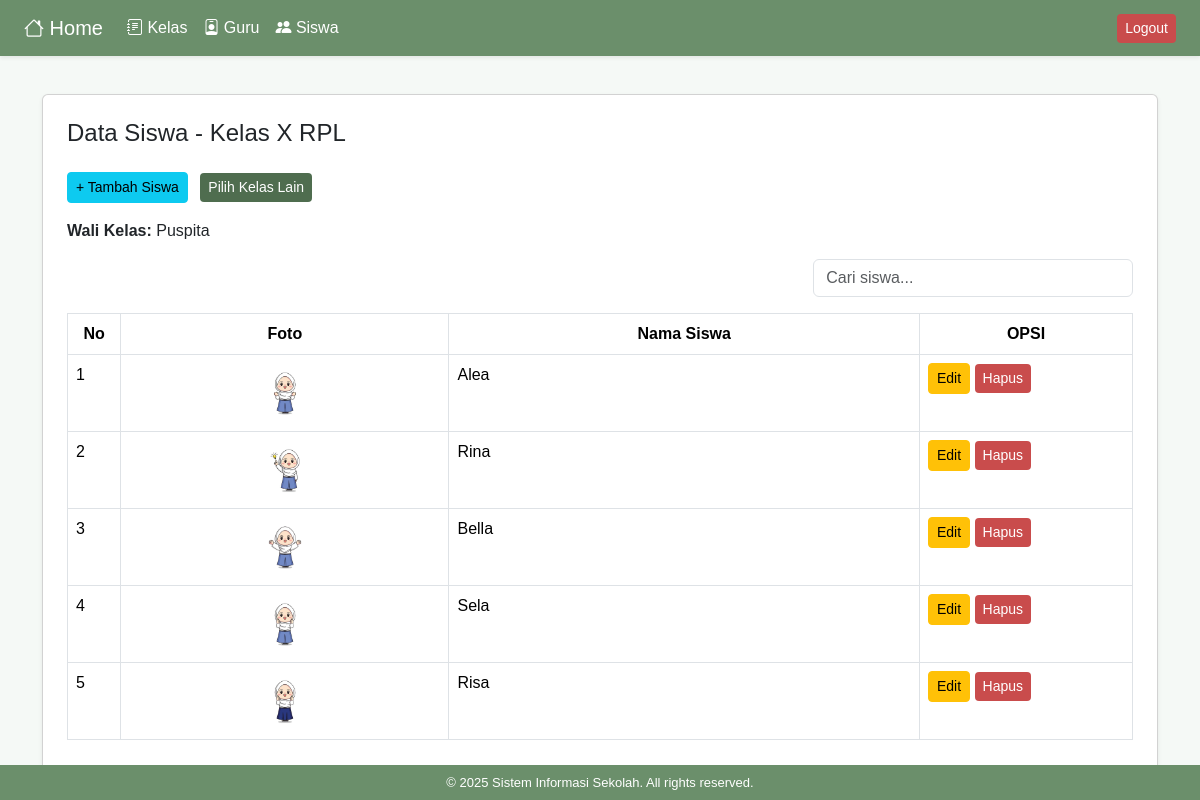
/siswa/tampil.php?id_kelas=1 (signed in), run on the app's committed database.
### tables this page shows
CREATE TABLE `kelas` (
  `id_kelas` int(11) NOT NULL,
  `tingkat_kelas` varchar(11) DEFAULT NULL
);

CREATE TABLE `guru` (
  `id_guru` int(11) NOT NULL,
  `nama_guru` varchar(100) DEFAULT NULL,
  `mapel` varchar(100) DEFAULT NULL,
  `gambar` varchar(255) NOT NULL,
  `id_kelas` int(11) DEFAULT NULL
);

CREATE TABLE `siswa` (
  `id_siswa` int(11) NOT NULL,
  `nama_siswa` varchar(100) DEFAULT NULL,
  `gambar` varchar(255) NOT NULL,
  `id_kelas` int(11) DEFAULT NULL,
  `id_guru` int(11) DEFAULT NULL
);

### siswa/tampil.php (the view, shortened to what this page needs)
<?php include '../koneksi.php'; ?>
<?php include '../header.php'; ?>
<?php
$id_kelas = $_GET['id_kelas'];
$kelas = mysqli_fetch_assoc(mysqli_query($conn, "SELECT * FROM kelas WHERE id_kelas = $id_kelas"));
$wali_kelas = mysqli_fetch_assoc(mysqli_query($conn, "SELECT nama_guru FROM guru WHERE id_kelas = $id_kelas"));
?>
<div class="container mt-4">
    <div class="card shadow-sm p-4 bg-white rounded">
        <h4 class="mb-4">Data Siswa - Kelas <?= $kelas['tingkat_kelas']; ?></h4>
        <div class="mb-3">
            <a href="tambah.php?id_kelas=<?= $id_kelas; ?>" class="btn btn-sm btn-info me-2">+ Tambah Siswa</a>
            <a href="index.php" class="btn btn-sm btn-secondary">Pilih Kelas Lain</a>
        </div>
        <?php if ($wali_kelas): ?>
            <p><strong>Wali Kelas: </strong><?= $wali_kelas['nama_guru']; ?></p>
        <?php else: ?>
            <p><strong>Wali Kelas: </strong>-</p>
        <?php endif; ?>
        <div class="d-flex justify-content-end mb-3">
            <input type="text" id="search" class="form-control" placeholder="Cari siswa..." style="width: 30%;">
        </div>
        <table class="table table-bordered">
            <thead>
                <tr style="text-align: center;">
                    <th width="5%">No</th>
                    <th>Foto</th>
                    <th>Nama Siswa</th>
                    <th width="20%">OPSI</th>
                </tr>
            </thead>
            <tbody id="siswa-data">
                <?php
                $query = mysqli_query($conn, "SELECT * FROM siswa WHERE id_kelas = $id_kelas");
                $no = 1;
                while ($siswa = mysqli_fetch_assoc($query)) {
                ?>
                <tr>
                    <td><?= $no++; ?></td>
                    <td style="text-align: center;">
                        <?php if ($siswa['gambar']) { ?>
                            <img src="../img/<?= $siswa['gambar']; ?>" alt="Foto" height="60">
                        <?php } else { echo "-"; } ?>
                    </td>
                    <td><?= $siswa['nama_siswa']; ?></td>
                    <td>
                        <a href="edit.php?id=<?= $siswa['id_siswa']; ?>&id_kelas=<?= $id_kelas ?>" class="btn btn-sm btn-warning">Edit</a>
                        <a href="hapus.php?id=<?= $siswa['id_siswa']; ?>&id_kelas=<?= $id_kelas ?>" class="btn btn-sm btn-danger" onclick="return confirm('Hapus siswa ini?')">Hapus</a>
                    </td>
                </tr>
                <?php } ?>
            </tbody>
        </table>
    </div>
</div>
<?php include '../footer.php'; ?>

### header.php (shortened to what this page needs)
<!DOCTYPE html>
<html>
<head>
  <link rel="stylesheet" href="/data_sekolah_firstha/assets/css/bootstrap.min.css">
  <link rel="stylesheet" href="https://cdn.jsdelivr.net/npm/bootstrap-icons@1.11.1/font/bootstrap-icons.css">
</head>
<body>
<nav class="navbar navbar-expand-lg px-4 shadow-sm pb-2">
  <a class="navbar-brand" href="/data_sekolah_firstha/"><i class="bi bi-house "></i> Home </a>
  <div class="collapse navbar-collapse" id="navbarContent">
    <ul class="navbar-nav me-auto ">
      <li class="nav-item"><a class="nav-link" href="/data_sekolah_firstha/kelas/"><i class="bi bi-journal-text"></i> Kelas</a></li>
      <li class="nav-item"><a class="nav-link" href="/data_sekolah_firstha/guru/"><i class="bi bi-person-badge"></i> Guru</a></li>
      <li class="nav-item"><a class="nav-link" href="/data_sekolah_firstha/siswa/"><i class="bi bi-people-fill"></i> Siswa</a></li>
    </ul>
    <div class="d-flex align-items-center">
      <a href="/data_sekolah_firstha/auth/logout.php" class="btn btn-sm btn-danger ">Logout</a>
    </div>
  </div>
</nav>

### footer.php (shortened to what this page needs)
<footer class="mt-auto py-2 text-center text-white fixed-bottom" style="font-size: 13px; background: #6B8F6B;">
  <p class="mb-0">&copy; <?= date('Y'); ?> Sistem Informasi Sekolah. All rights reserved.</p>
</footer>
</body>
</html>

### header.php (style rules this page uses)
body { background: #F5F9F6; font-family: sans-serif; padding-top: 70px; }
.navbar { background: #6B8F6B; position: fixed; top: 0; width: 100%; z-index: 1000; }
.navbar a { color: #fff !important; font-weight: 500; }
.btn-secondary { background: #4F6D4F; color: #fff; border: none; }
.btn-danger { background: #C94C4C; color: #fff; border: none; }

### data on the page
kelas: tingkat_kelas "X RPL"
guru: nama_guru "Puspita"
siswa: gambar (picture), nama_siswa "Alea"
siswa: gambar (picture), nama_siswa "Rina"
siswa: gambar (picture), nama_siswa "Bella"
siswa: gambar (picture), nama_siswa "Sela"
siswa: gambar (picture), nama_siswa "Risa"
